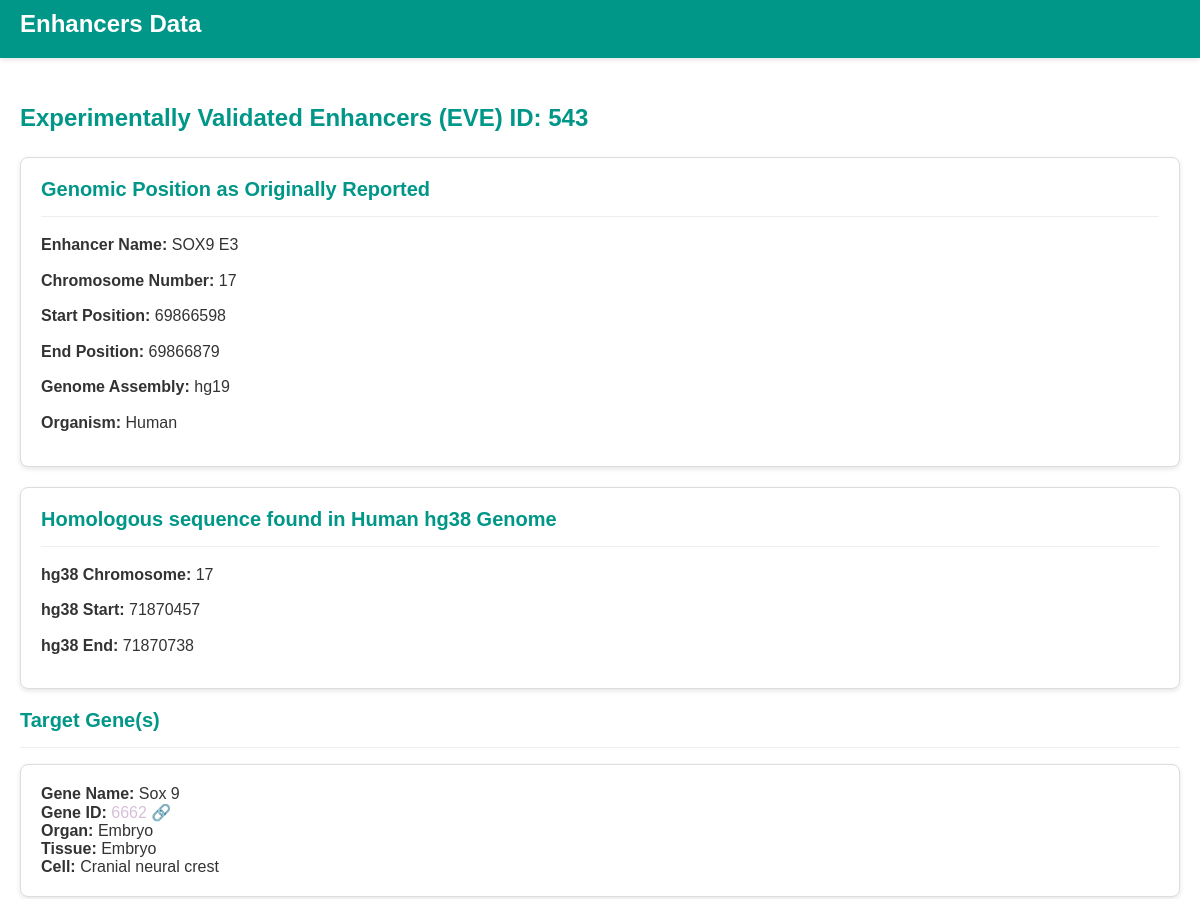
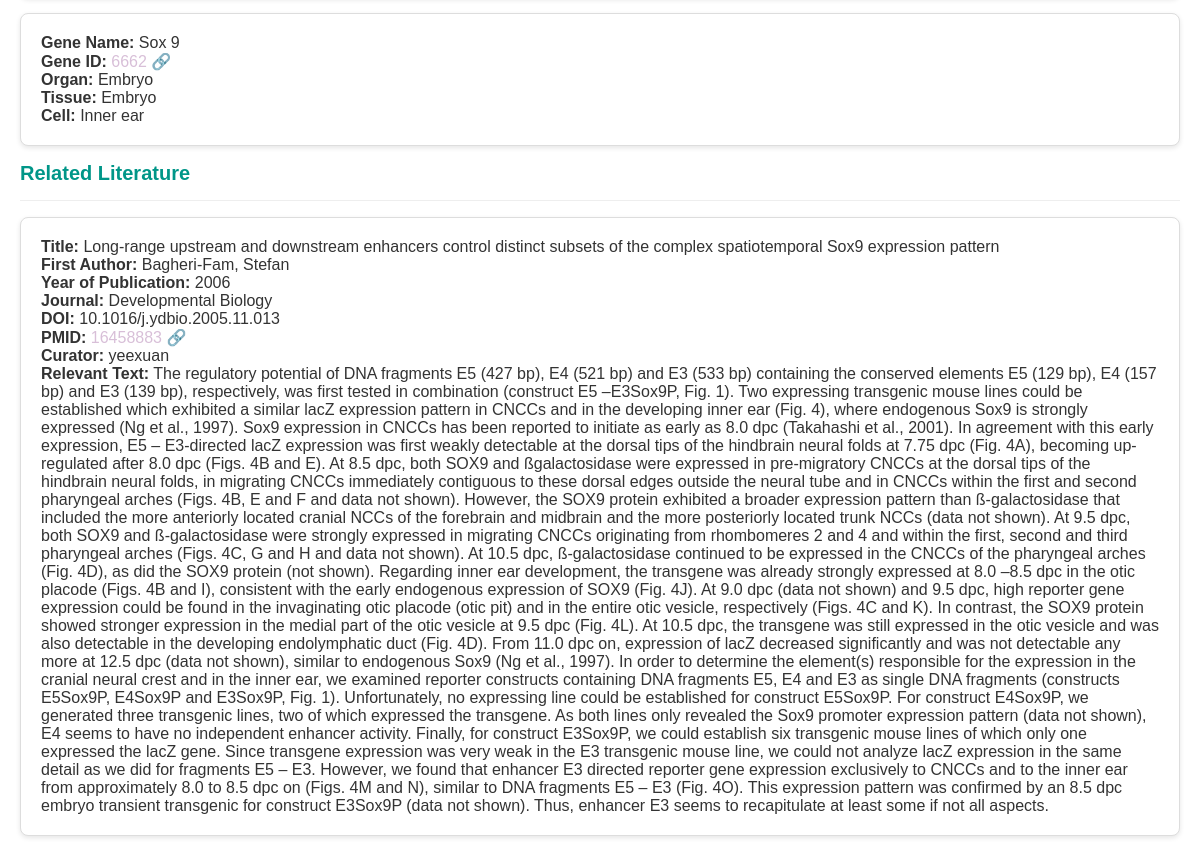
Page /enhancer/543/ on the earlier database version (2 pictures, top to bottom).
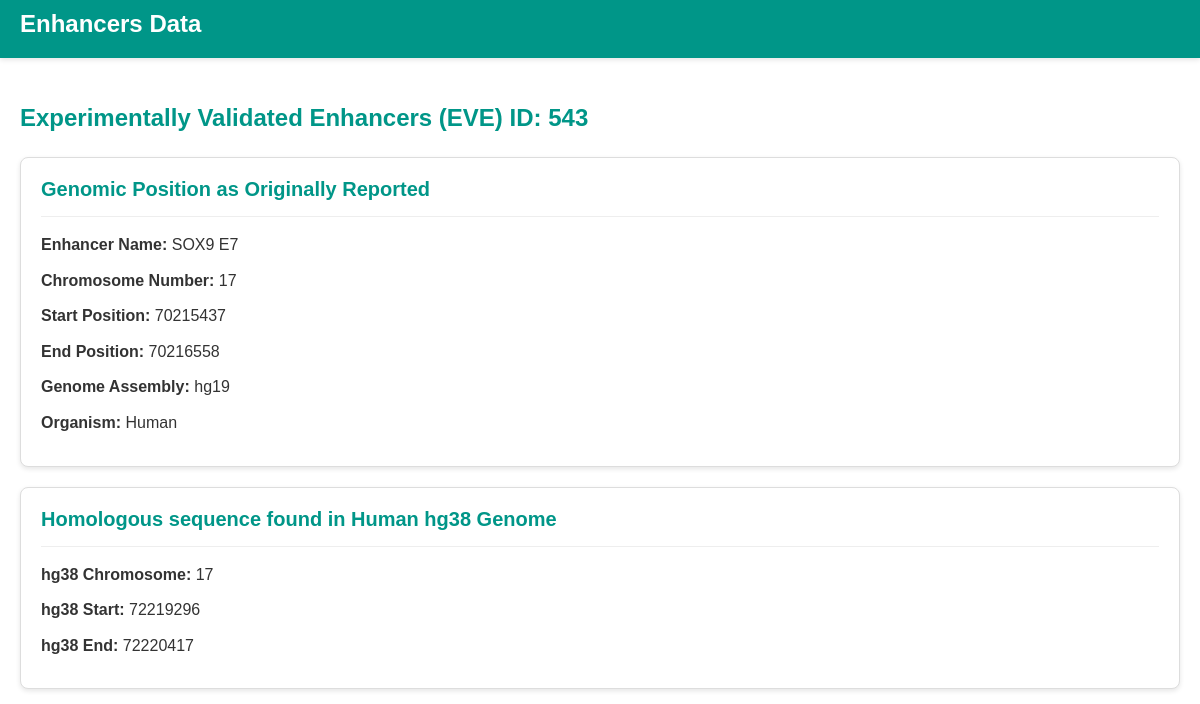
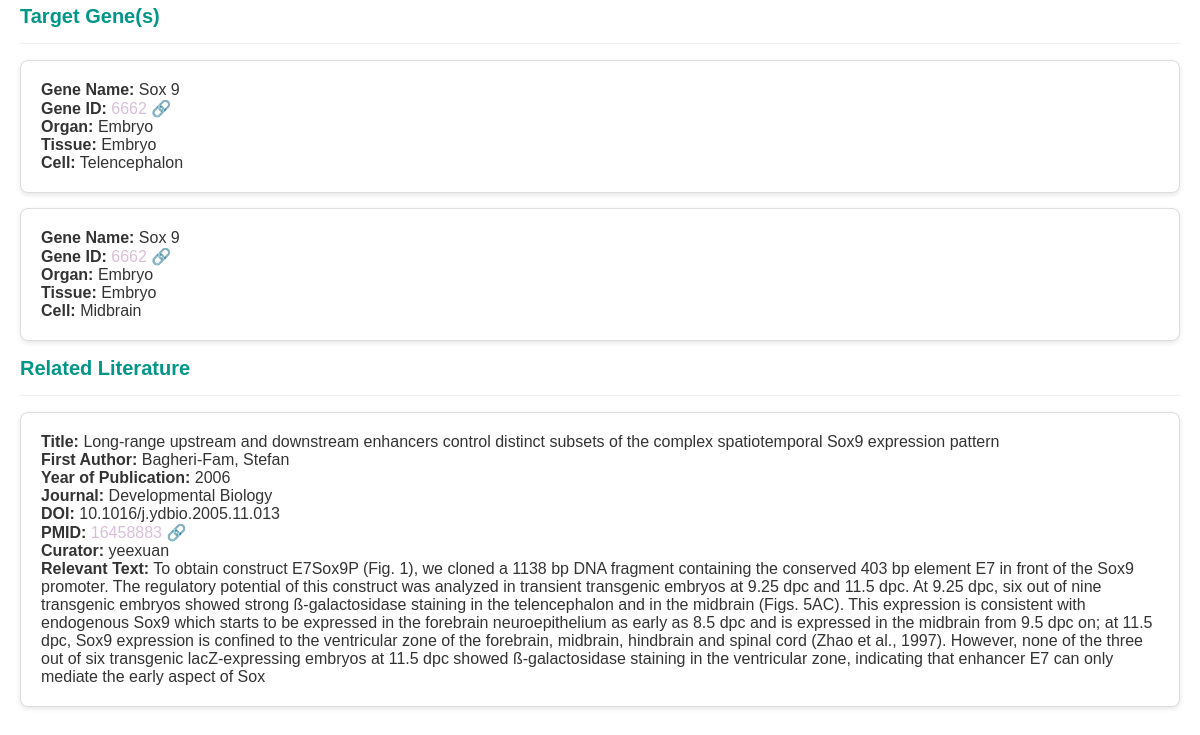
Same page on the later database version (2 pictures, top to bottom).
### database/models.py (models this page shows)
class Enhancer(models.Model):
    enhancerID = models.AutoField(primary_key=True)
    enhancerName = models.CharField(max_length=255)
    chromosomeNumberAsReported = models.IntegerField()
    startAsReported = models.IntegerField()
    endAsReported = models.IntegerField()
    genomeAssemblyAsReported = models.CharField(max_length=255)
    organism = models.CharField(max_length=255)
    hg38Chromosome = models.IntegerField()
    hg38Start = models.IntegerField()
    hg38End = models.IntegerField()
    class Meta:
        unique_together = (('enhancerName', 'chromosomeNumberAsReported', 'startAsReported', 'endAsReported', 'genomeAssemblyAsReported'),)
        managed = False
        db_table = 'enhancers'

class Target(models.Model):
    targetID = models.AutoField(primary_key=True)
    geneName = models.CharField(max_length=255)
    geneID = models.IntegerField()
    organ = models.CharField(max_length=255)
    tissue = models.CharField(max_length=255)
    cell = models.CharField(max_length=255)
    class Meta:
        unique_together = (('geneName', 'geneID', 'organ', 'tissue', 'cell'),)
        managed = False
        db_table = 'targets'

class Evidence(models.Model):
    evidenceID = models.AutoField(primary_key=True)
    functionalYN = models.CharField(max_length=3)  # Assuming "Y/N" or similar short text
    methodAssay = models.CharField(max_length=255)
    relevantText = models.TextField()
    page = models.IntegerField()
    title = models.CharField(max_length=255)
    firstAuthor = models.CharField(max_length=255)
    pubYear = models.IntegerField()
    journal = models.CharField(max_length=255)
    volumePageNumber = models.CharField(max_length=255)
    doi = models.CharField(max_length=255)
    pmid = models.IntegerField()
    curator = models.CharField(max_length=255)
    date = models.DateField()
    comments = models.TextField()
    class Meta:
        unique_together = (('relevantText', 'pmid', 'comments', 'methodAssay', 'functionalYN'),)
        managed = False
        db_table = 'evidence'

### database/views.py (the view)
# urls.py: path('enhancer/<int:id>/', views.enhancer_detail_view, name='enhancer_detail'),
def enhancer_detail_view(request, id):
    enhancer = get_object_or_404(Enhancer, enhancerID=id)
    activities = Activity.objects.filter(enhancerID=enhancer.enhancerID)
    target_ids = activities.values_list('targetID', flat=True)
    evidence_ids = activities.values_list('evidenceID', flat=True)
    target_data = Target.objects.filter(targetID__in=target_ids)
    evidence_data = Evidence.objects.filter(evidenceID__in=evidence_ids)
    return render(request, 'enhancer_detail.html', {
        'item': enhancer,
        'target_data': target_data,
        'evidence_data': evidence_data,
    })

### templates/enhancer_detail.html (shortened to what this page needs)
<!DOCTYPE html>
<html lang="en">
<head>
</head>
<body>
    <div class="header-nav">
        <div class="nav-container">
            <div class="main-nav">
                <div class="logo">
                    <h1 style="color: white; margin: 0;">Enhancers Data</h1>
                </div>
            </div>
        </div>
    </div>
    <div class="content-area">
        <h1>Experimentally Validated Enhancers (EVE) ID: {{ item.enhancerID }}</h1>
        <div class="genomic-position">
            <h2>Genomic Position as Originally Reported</h2>
            <hr>
            <p><strong>Enhancer Name:</strong> {{ item.enhancerName }}</p>
            <p><strong>Chromosome Number:</strong> {{ item.chromosomeNumberAsReported }}</p>
            <p><strong>Start Position:</strong> {{ item.startAsReported }}</p>
            <p><strong>End Position:</strong> {{ item.endAsReported }}</p>
            <p><strong>Genome Assembly:</strong> {{ item.genomeAssemblyAsReported }}</p>
            <p><strong>Organism:</strong> {{ item.organism }}</p>
        </div>
        <div class="conserved-sequence">
            <h2>Homologous sequence found in Human hg38 Genome</h2>
            <hr>
            <p><strong>hg38 Chromosome:</strong> {{ item.hg38Chromosome }}</p>
            <p><strong>hg38 Start:</strong> {{ item.hg38Start }}</p>
            <p><strong>hg38 End:</strong> {{ item.hg38End }}</p>
        </div>
        <h2>Target Gene(s)</h2>
        <hr>
        {% if target_data %}
            <ul id="related-targets-list">
            {% for target in target_data %}
                <li>
                    <strong>Gene Name:</strong> {{ target.geneName }} <br>
                    <strong>Gene ID:</strong>
                    <a href="https://www.ncbi.nlm.nih.gov/gene/{{ target.geneID }}" target="_blank" style="color: #D8BFD8; text-decoration: none;">
                        {{ target.geneID }} 🔗
                    </a><br>
                    <strong>Organ:</strong> {{ target.organ }} <br>
                    <strong>Tissue:</strong> {{ target.tissue }} <br>
                    <strong>Cell:</strong> {{ target.cell }} <br>
                </li>
            {% endfor %}
            </ul>
        {% else %}
            <p>No target gene found.</p>
        {% endif %}
        <h2>Related Literature</h2>
        <hr>
        {% if evidence_data %}
            <ul>
            {% for evidence in evidence_data %}
                <li>
                    <strong>Title:</strong> {{ evidence.title }} <br>
                    <strong>First Author:</strong> {{ evidence.firstAuthor }} <br>
                    <strong>Year of Publication:</strong> {{ evidence.pubYear }} <br>
                    <strong>Journal:</strong> {{ evidence.journal }} <br>
                    <strong>DOI:</strong> {{ evidence.doi }} <br>
                    <strong>PMID:</strong>
                    <a href="https://pubmed.ncbi.nlm.nih.gov/{{ evidence.pmid }}" target="_blank" style="color: #D8BFD8; text-decoration: none;">
                        {{ evidence.pmid }} 🔗
                    </a>
                    <br>
                    <strong>Curator:</strong> {{ evidence.curator }} <br>
                    <strong>Relevant Text:</strong> {{ evidence.relevantText }} <br>
                </li>
            {% endfor %}
            </ul>
        {% else %}
            <p>No related evidence found.</p>
        {% endif %}
    </div>
</body>
</html>

### templates/enhancer_detail.html (style rules this page uses)
.header-nav { background-color: #009688; padding: 10px 0; margin-bottom: 10px; box-shadow: 0 2px 5px rgba(0, 0, 0, 0.1); }
.nav-container { max-width: 1200px; margin: 0 auto; padding: 0 20px; }
body { background-color: #fff; color: #333; font-family: 'Arial', sans-serif; margin: 0; padding: 0; }
.content-area { max-width: 1200px; margin: 0 auto; padding: 20px; }
h1, h2, h3 { color: #009688; margin-bottom: 15px; }
h1 { font-size: 24px; padding-bottom: 10px; }
h2 { font-size: 20px; margin-top: 0px; }
hr { border: none; border-top: 1px solid #eee; margin: 15px 0; }
.genomic-position, .conserved-sequence { background-color: #fff; border: 1px solid #ddd; border-radius: 8px; padding: 20px; margin-bottom: 20px; box-shadow: 0 2px 5px rgba(0, 0, 0, 0.1); }
ul { list-style-type: none; padding-left: 0; }
ul li { background-color: #fff; border: 1px solid #ddd; border-radius: 8px; padding: 20px; margin-bottom: 15px; box-shadow: 0 2px 5px rgba(0, 0, 0, 0.1); transition: transform 0.3s ease, box-shadow 0.3s ease; }
a { text-decoration: none; color: #009688; }
p { margin: 10px 0; line-height: 1.6; }
strong { color: #333; font-weight: 600; }
a[target="_blank"]::after { font-size: 0.9em; }

Differences in the rows shown:
no longer on this page (row unchanged): Target: geneName "Sox 9", geneID "6662", organ "Embryo", tissue "Embryo", cell "Cranial neural crest"
no longer on this page (row unchanged): Target: geneName "Sox 9", geneID "6662", organ "Embryo", tissue "Embryo", cell "Inner ear"
changed Enhancer "hg19": enhancerName "SOX9 E3" → "SOX9 E7"; startAsReported "69866598" → "70215437"; endAsReported "69866879" → "70216558"; hg38Start "71870457" → "72219296"; hg38End "71870738" → "72220417"
now on this page (row unchanged): Target: geneName "Sox 9", geneID "6662", organ "Embryo", tissue "Embryo", cell "Telencephalon"
now on this page (row unchanged): Target: geneName "Sox 9", geneID "6662", organ "Embryo", tissue "Embryo", cell "Midbrain"
changed Evidence "Bagheri-Fam, Stefan": relevantText "The regulatory potential of DNA fragments E5 (427 bp), E4 (521 bp) and E3 (533 bp) containing the conserved elements E5 (129 bp), E4 (157 bp) and E3 (139 bp), respectively, was first tested in combination (construct E5 –E3Sox9P, Fig. 1). Two expressing transgenic mouse lines could be established which exhibited a similar lacZ expression pattern in CNCCs and in the developing inner ear (Fig. 4), where endogenous Sox9 is strongly expressed (Ng et al., 1997). Sox9 expression in CNCCs has been reported to initiate as early as 8.0 dpc (Takahashi et al., 2001). In agreement with this early expression, E5 – E3-directed lacZ expression was first weakly detectable at the dorsal tips of the hindbrain…" → "To obtain construct E7Sox9P (Fig. 1), we cloned a 1138 bp DNA fragment containing the conserved 403 bp element E7 in front of the Sox9 promoter. The regulatory potential of this construct was analyzed in transient transgenic embryos at 9.25 dpc and 11.5 dpc. At 9.25 dpc, six out of nine transgenic embryos showed strong ß-galactosidase staining in the telencephalon and in the midbrain (Figs. 5AC). This expression is consistent with endogenous Sox9 which starts to be expressed in the forebrain neuroepithelium as early as 8.5 dpc and is expressed in the midbrain from 9.5 dpc on; at 11.5 dpc, Sox9 expression is confined to the ventricular zone of the forebrain, midbrain, hindbrain and spinal…"
